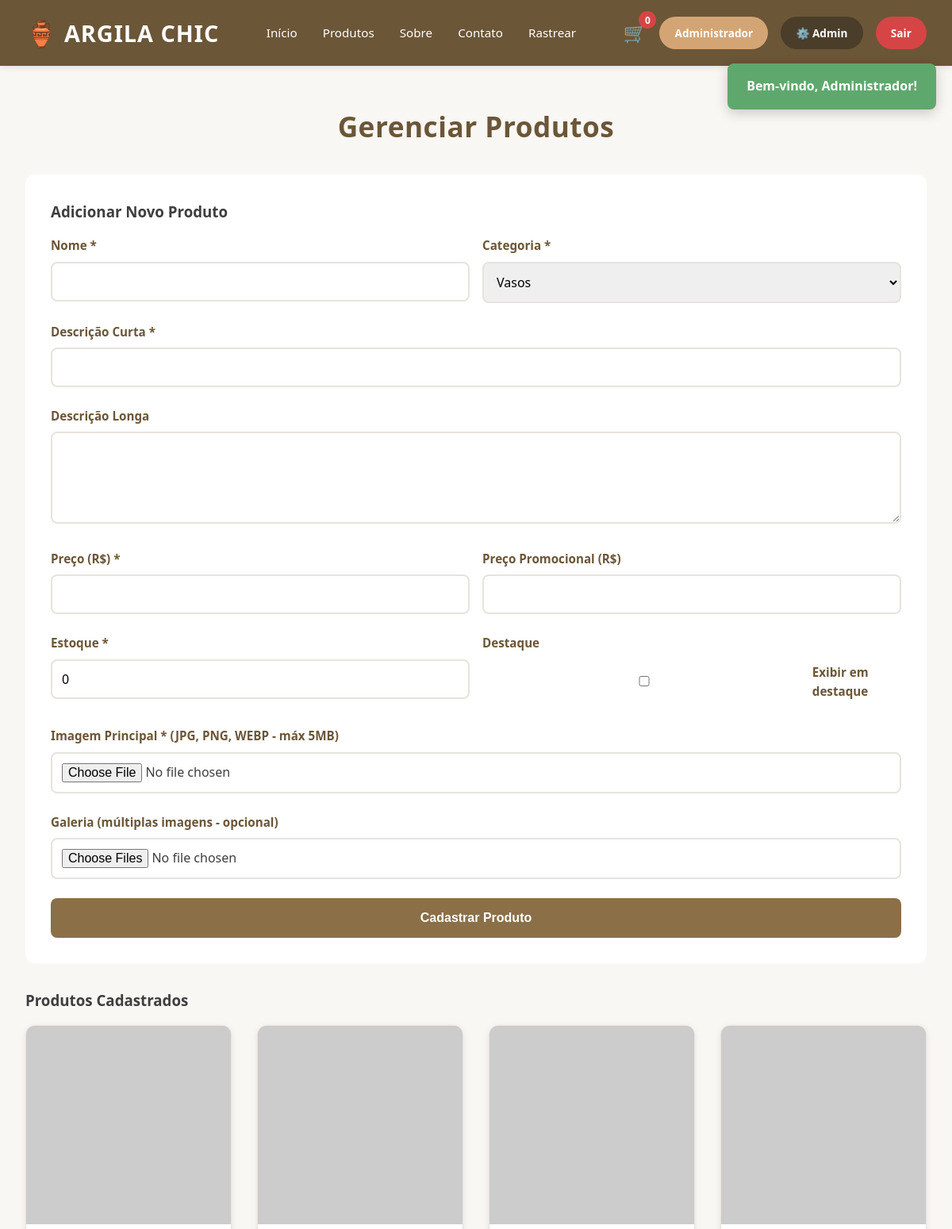
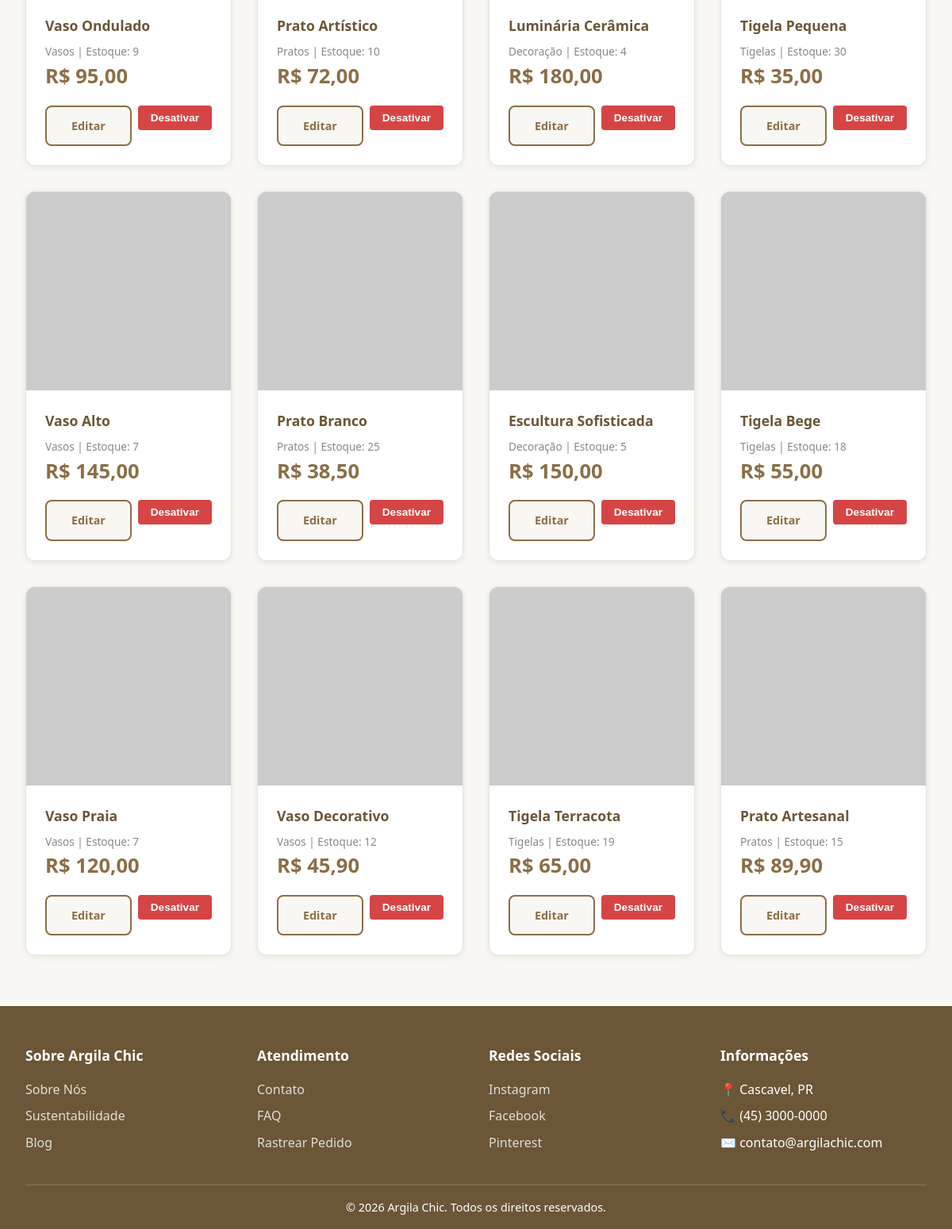
/admin/produtos.php (signed in), run on the app's committed database (2 pictures, top to bottom).
### tables this page shows
CREATE TABLE `produtos` (
  `id` int(11) NOT NULL,
  `nome` varchar(150) NOT NULL,
  `descricao` text DEFAULT NULL,
  `descricao_longa` text DEFAULT NULL,
  `categoria_id` int(11) NOT NULL,
  `preco` decimal(10,2) NOT NULL,
  `preco_promocional` decimal(10,2) DEFAULT NULL,
  `estoque` int(11) DEFAULT 0,
  `imagem` varchar(255) NOT NULL,
  `galeria` text DEFAULT NULL,
  `destaque` tinyint(1) DEFAULT 0,
  `ativo` tinyint(1) DEFAULT 1,
  `criado_em` timestamp NOT NULL DEFAULT current_timestamp(),
  `atualizado_em` timestamp NOT NULL DEFAULT current_timestamp() ON UPDATE current_timestamp()
);

CREATE TABLE `categorias` (
  `id` int(11) NOT NULL,
  `slug` varchar(50) NOT NULL,
  `nome` varchar(100) NOT NULL
);

### includes/functions.php (called while the page is built, shortened)
<?php
function imagemUrl($arquivo) {
    return UPLOAD_URL . htmlspecialchars($arquivo);
}
function listarCategorias() {
    $pdo = getConnection();
    return $pdo->query("SELECT * FROM categorias ORDER BY id")->fetchAll();
}

### admin/produtos.php (the view, shortened to what this page needs)
<?php
require_once __DIR__ . '/../includes/functions.php';
$pdo = getConnection();
$categorias = listarCategorias();
$produtos = $pdo->query("
    SELECT p.*, c.nome AS categoria_nome
    FROM produtos p JOIN categorias c ON c.id = p.categoria_id
    ORDER BY p.id DESC
")->fetchAll();
include __DIR__ . '/../includes/header.php';
?>
<div class="container-principal">
    <h2 class="secao-titulo">Gerenciar Produtos</h2>
    <div style="background:#fff; padding:2rem; border-radius:12px; margin-bottom:2rem;">
        <h3 style="margin-bottom:1rem;">Adicionar Novo Produto</h3>
        <form method="POST" enctype="multipart/form-data">
            <div class="form-row">
                <div class="form-group">
                    <label>Nome *</label>
                    <input name="nome" required>
                </div>
                <div class="form-group">
                    <label>Categoria *</label>
                    <select name="categoria_id" required>
                        <?php foreach ($categorias as $c): ?>
                            <option value="<?= $c['id'] ?>"><?= htmlspecialchars($c['nome']) ?></option>
                        <?php endforeach; ?>
                    </select>
                </div>
            </div>
            <div class="form-group">
                <label>Descrição Curta *</label>
                <input name="descricao" required maxlength="255">
            </div>
            <div class="form-group">
                <label>Descrição Longa</label>
                <textarea name="descricao_longa" rows="4" style="width:100%;padding:.75rem;border:2px solid #E8E3DD;border-radius:8px;"></textarea>
            </div>
            <div class="form-row">
                <div class="form-group">
                    <label>Preço (R$) *</label>
                    <input type="number" step="0.01" name="preco" required>
                </div>
                <div class="form-group">
                    <label>Preço Promocional (R$)</label>
                    <input type="number" step="0.01" name="preco_promocional">
                </div>
            </div>
            <div class="form-row">
                <div class="form-group">
                    <label>Estoque *</label>
                    <input type="number" name="estoque" value="0" required>
                </div>
                <div class="form-group">
                    <label>Destaque</label>
                    <label style="display:flex; align-items:center; gap:.5rem; margin-top:.75rem;">
                        <input type="checkbox" name="destaque" value="1"> Exibir em destaque
                    </label>
                </div>
            </div>
            <div class="form-group">
                <label>Imagem Principal * (JPG, PNG, WEBP - máx 5MB)</label>
                <input type="file" name="imagem" accept="image/*" required onchange="previewImg(event, 'preview-principal')">
            </div>
            <div class="form-group">
                <label>Galeria (múltiplas imagens - opcional)</label>
                <input type="file" name="galeria[]" accept="image/*" multiple>
            </div>
            <button class="btn-enviar">Cadastrar Produto</button>
        </form>
    </div>
    <h3 style="margin-bottom:1rem;">Produtos Cadastrados</h3>
    <div class="produtos-grid">
        <?php foreach ($produtos as $p): ?>
            <div class="produto-card">
                <div class="produto-imagem">
                    <img src="<?= imagemUrl($p['imagem']) ?>"
                         onerror="this.src='https://via.placeholder.com/400x300/E8D4C4/8B6F47?text=🏺'">
                </div>
                <div class="produto-info">
                    <h3 class="produto-nome">
                        <?= htmlspecialchars($p['nome']) ?>
                    </h3>
                    <p style="font-size:.85rem;color:#888;"><?= htmlspecialchars($p['categoria_nome']) ?> | Estoque: <?= $p['estoque'] ?></p>
                    <div class="produto-preco">R$ <?= number_format($p['preco'], 2, ',', '.') ?></div>
                    <div class="produto-acoes">
                        <a href="produto-editar.php?id=<?= $p['id'] ?>" class="btn-info" style="flex:1;text-align:center;">Editar</a>
                        <form method="POST" onsubmit="return confirm('Desativar produto?')">
                            <button class="btn-remover">Desativar</button>
                        </form>
                    </div>
                </div>
            </div>
        <?php endforeach; ?>
    </div>
</div>
<?php include __DIR__ . '/../includes/footer.php'; ?>

### assets/css/style.css (style rules this page uses)
* { margin: 0; padding: 0; box-sizing: border-box; }
:root { --cor-primaria: #8B6F47; --cor-secundaria: #6B5637; --cor-fundo: #F9F7F4; --cor-texto: #3E3E3E; --cor-branco: #FFFFFF; --cor-destaque: #A0826D; --cor-erro: #D64545; --cor-sucesso: #5FA86D; --cor-header: #6B5637; }
body { font-family: 'Segoe UI', Tahoma, Geneva, Verdana, sans-serif; background-color: var(--cor-fundo); color: var(--cor-texto); line-height: 1.6; }
a { color: var(--cor-primaria); text-decoration: none; }
.container-principal { max-width: 1200px; margin: 3rem auto; padding: 0 2rem; }
.secao-titulo { font-size: 2.2rem; color: var(--cor-header); margin-bottom: 2rem; text-align: center; font-weight: 700; letter-spacing: 0.5px; }
.produtos-grid { display: grid; grid-template-columns: repeat(auto-fill, minmax(260px, 1fr)); gap: 2rem; margin-bottom: 3rem; }
.produto-card { background-color: var(--cor-branco); border-radius: 12px; overflow: hidden; box-shadow: 0 2px 8px rgba(0, 0, 0, 0.08); transition: all 0.3s ease; display: flex; flex-direction: column; border: 1px solid #E8E3DD; }
.produto-imagem { width: 100%; height: 250px; overflow: hidden; background: linear-gradient(135deg, #E8D4C4 0%, #D4A574 100%); display: flex; align-items: center; justify-content: center; text-decoration: none; }
.produto-imagem img { width: 100%; height: 100%; object-fit: cover; transition: transform .4s ease; }
.produto-info { padding: 1.5rem; flex-grow: 1; display: flex; flex-direction: column; }
.produto-nome { font-size: 1.1rem; font-weight: 600; color: var(--cor-header); margin-bottom: 0.5rem; }
.produto-preco { font-size: 1.6rem; color: var(--cor-primaria); font-weight: 700; margin-bottom: 1rem; }
.produto-acoes { display: flex; gap: 0.5rem; }
.btn-info { background-color: var(--cor-fundo); color: var(--cor-primaria); border: 2px solid var(--cor-primaria); padding: 0.75rem 1rem; border-radius: 8px; cursor: pointer; font-weight: 600; transition: all 0.3s ease; font-size: 0.9rem; text-decoration: none; display: inline-block; text-align: center; }
.btn-remover { background-color: var(--cor-erro); color: var(--cor-branco); border: none; padding: 0.5rem 1rem; border-radius: 4px; cursor: pointer; font-size: 0.85rem; font-weight: 600; }
.form-group { margin-bottom: 1.5rem; }
.form-group label { display: block; margin-bottom: 0.5rem; font-weight: 600; color: var(--cor-header); font-size: .95rem; }
.form-group input, .form-group select, .form-group textarea { width: 100%; padding: 0.75rem; border: 2px solid #E8E3DD; border-radius: 8px; font-size: 1rem; transition: border-color 0.3s ease; font-family: inherit; }
.form-row { display: grid; grid-template-columns: 1fr 1fr; gap: 1rem; }
.btn-enviar { width: 100%; background-color: var(--cor-primaria); color: var(--cor-branco); border: none; padding: 1rem; border-radius: 8px; font-size: 1rem; font-weight: 700; cursor: pointer; transition: background-color 0.3s ease; }

### data on the page
produtos: nome "Vaso Ondulado", categoria.nome "Vasos", estoque "9", preco "95,00"
produtos: nome "Prato Artístico", categoria.nome "Pratos", estoque "10", preco "72,00"
produtos: nome "Luminária Cerâmica", categoria.nome "Decoração", estoque "4", preco "180,00"
produtos: nome "Tigela Pequena", categoria.nome "Tigelas", estoque "30", preco "35,00"
produtos: nome "Vaso Alto", categoria.nome "Vasos", estoque "7", preco "145,00"
produtos: nome "Prato Branco", categoria.nome "Pratos", estoque "25", preco "38,50"
produtos: nome "Escultura Sofisticada", categoria.nome "Decoração", estoque "5", preco "150,00"
produtos: nome "Tigela Bege", categoria.nome "Tigelas", estoque "18", preco "55,00"
produtos: nome "Vaso Praia", categoria.nome "Vasos", estoque "7", preco "120,00"
produtos: nome "Vaso Decorativo", categoria.nome "Vasos", estoque "12", preco "45,90"
produtos: nome "Tigela Terracota", categoria.nome "Tigelas", estoque "19", preco "65,00"
produtos: nome "Prato Artesanal", categoria.nome "Pratos", estoque "15", preco "89,90"

### other printed values
$totalCarrinho "0"
explode(' ', $usuario['nome'])[0] "Administrador"
$_SESSION['mensagem']['texto'] "Bem-vindo, Administrador!"
form field categoria_id "Vasos"
